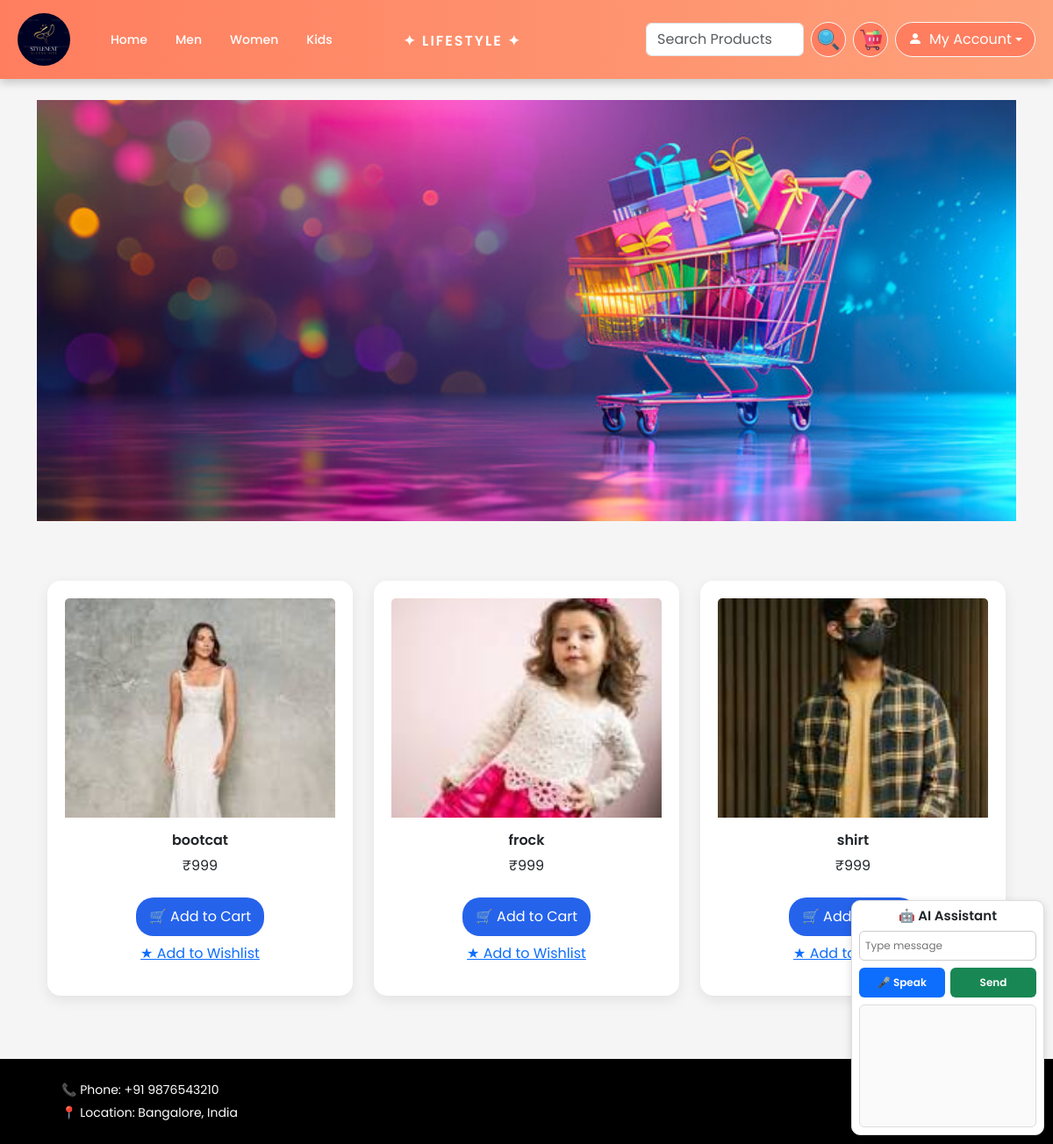
The page / on the database its author committed.
### flouristapp/models.py (models this page shows, shortened)
class Home(models.Model):
    name = models.CharField(max_length=100)
    image = models.ImageField(upload_to='home/')
    price = models.IntegerField()

### flouristapp/views.py (the view)
# urls.py: 2. Add a URL to urlpatterns:  path('', views.home, name='home')
def home(request):
    post = Home.objects.all().order_by('-id')
    return render(request, "home.html", {'post': post})

### flouristapp/Templates/home.html
 {% extends 'base.html' %}
{% load static %}
{% block content %}
<div class="container-fluid p-0">
    <div class="banner" style="width:100%; height:60vh;">
        <img src="/media/banner.jpg"
             alt="Banner"
             style="width:100%; height:100%; object-fit:cover;">
    </div>
</div>
<div class="container mt-5">
    <div class="row">
        {% for i in post %}
        <div class="col-md-4 mb-4">
            <div class="card">
                <img src="{{ i.image.url }}" class="card-img-top" height="250">
                <div class="card-body text-center">
                    <h5>{{ i.name }}</h5>
                    <p>₹{{ i.price }}</p>
                    <a href="{% url 'add_to_cart' 'Home' i.id %}" class="btn btn-primary mt-2">
                        🛒 Add to Cart
                    </a>
                    <div class="mt-2">
                        <a href="{% url 'add_to_wishlist' i.id 'Home' %}">
                            ★ Add to Wishlist
                        </a>
                    </div>
                </div>
            </div>
        </div>
        {% endfor %}
    </div>
</div>
<div id="ai-box">
    <h5>🤖 AI Assistant</h5>
    <input type="text" id="msg" placeholder="Type message">
    <div class="button-group">
        <button type="button" onclick="startVoice()">
            🎤 Speak
        </button>
        <button type="button" onclick="endMessage(event)">
            Send
        </button>
    </div>
    <div id="chat-box"></div>
</div>
{% endblock %}

### flouristapp/static/css/style.css (style rules this page uses)
body { margin:0; padding:0; overflow-x:hidden; font-family:'Poppins',sans-serif; background:#f5f5f5; }
.container-fluid { padding:0 !important; }
.banner img { width:100%; height:60vh; object-fit:cover; display:block; }
.card { margin-top: 20px; border: none; border-radius: 12px; overflow: hidden; box-shadow: 0 4px 10px rgba(0,0,0,0.1); transition: 0.3s; position: relative; }
.card img { height: 250px; object-fit: cover; }
.card h6, .card h5 { font-size: 16px; font-weight: 600; }
.card .btn { border-radius: 20px; }
.card { background: white; border-radius: 15px; padding: 20px; box-shadow: 0 5px 15px rgba(0,0,0,0.08); }
.btn { display: inline-block; padding: 10px 15px; background: #ff7e5f; color: white; border-radius: 8px; text-decoration: none; text-align: center; }
.btn-primary { background: #2563eb; color: white; border: none; }
#ai-box { position:fixed; right:10px; bottom:10px; width:220px; background:#fff; border:1px solid #ddd; border-radius:10px; padding:8px; box-shadow:0 3px 10px rgba(0,0,0,0.15); z-index:9999; }
#ai-box h5 { margin-bottom:8px; font-size:15px; font-weight:600; text-align:center; }
#ai-box input { width:100%; height:34px; padding:6px; border:1px solid #ccc; border-radius:6px; font-size:12px; outline:none; margin-bottom:8px; }
.button-group { display:flex; gap:6px; margin-bottom:8px; }
.button-group button { flex:1; height:34px; border:none; border-radius:6px; color:#fff; font-size:12px; font-weight:600; cursor:pointer; }
.button-group button:first-child { background:#0d6efd; }
.button-group button:last-child { background:#198754; }
#chat-box { height:140px; overflow-y:auto; border:1px solid #ddd; border-radius:6px; padding:6px; background:#fafafa; }

### rows shown on the page
Home: image (picture), name "bootcat", price "999"
Home: image (picture), name "frock", price "999"
Home: image (picture), name "shirt", price "999"
